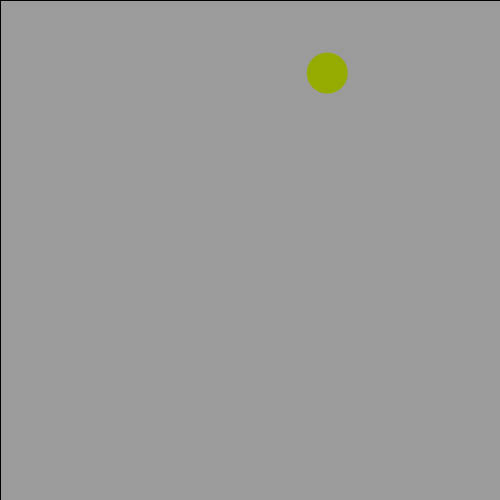
Frame 1 (no input)
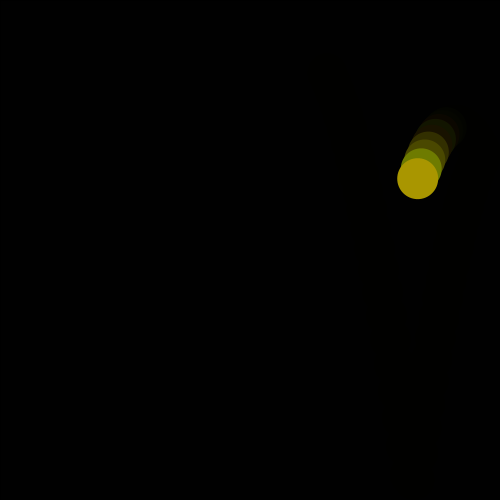
Frame 60 (the mouse pressed at the canvas centre just before this capture)
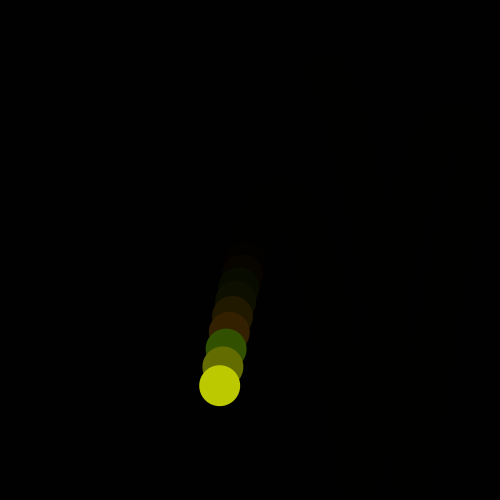
Frame 120 (the mouse held since frame 60 and released just before this capture)

The Processing sketch that drew these frames (run headless with seeded random() and noise(); from frame 60 on, the mouse is pressed at the canvas centre):

// Processing sketch: processing_105060
// ── processing_105060.pde

//declarify the variables
float xPos;
float yPos;
float a;
float speed1;
float speed2;
float gravity=1;

//setup the variations
void setup () {
  size(500, 500);
  background(255);
  xPos = random(0, width);
  yPos = random(0, height/2);
  a = random(40, 41);
  speed1=random(3, 7);
  speed2=random(2, 8);
}

void draw() {
  fill(0, 100);
  rect(0, 0, width, height);


  speed2+=gravity;
  xPos+=speed1;
  yPos+=speed2;


  if ((xPos <= a/2) ||(xPos >= width - a/2)) {
    speed1 = -speed1;
  }

  if ((yPos <= a/2)||(yPos >= height - a/2)) {
    speed2 = -speed2*0.9;
    speed1=speed1*0.9;
    
  }

  if (yPos>= height-a/2) {
    yPos=height-a/2;
  }
  fill(random(100,255),random(100,255),0);
  noStroke();
  ellipse(xPos, yPos, a, a);
  
}
